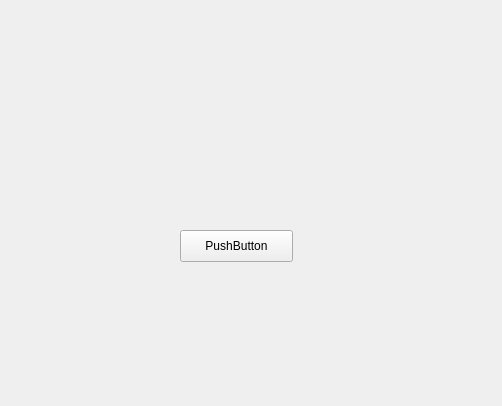
<?xml version="1.0" encoding="UTF-8"?>
<ui version="4.0">
 <class>Widget</class>
 <widget class="QWidget" name="Widget">
  <property name="geometry">
   <rect>
    <x>0</x>
    <y>0</y>
    <width>502</width>
    <height>406</height>
   </rect>
  </property>
  <property name="windowTitle">
   <string>Widget</string>
  </property>
  <widget class="QPushButton" name="pushButton">
   <property name="geometry">
    <rect>
     <x>180</x>
     <y>230</y>
     <width>113</width>
     <height>32</height>
    </rect>
   </property>
   <property name="text">
    <string>PushButton</string>
   </property>
  </widget>
 </widget>
 <resources/>
 <connections/>
</ui>
